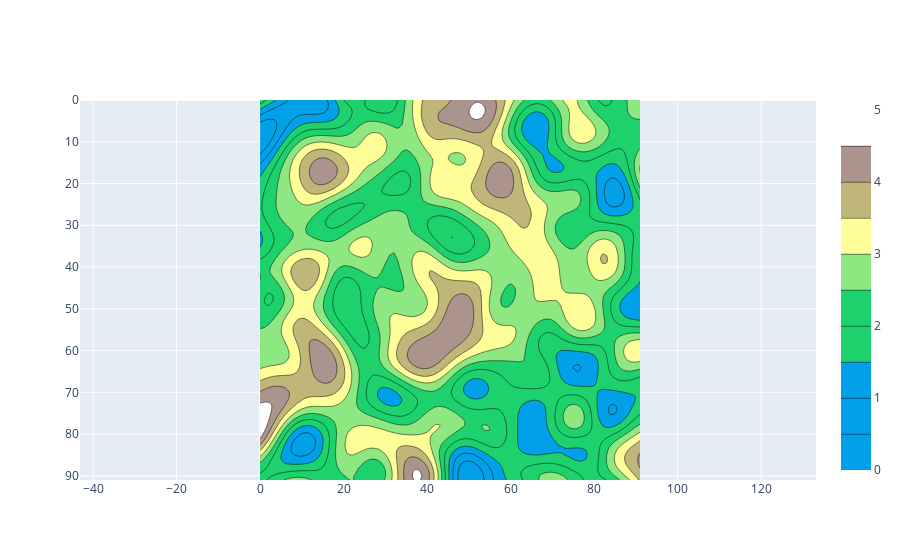

Notebook cell for this chart:
### Markdown cell above
# Different topography ("het eiland")
## DEM
Script obtained from: https://stackoverflow.com/questions/45744603/build-a-digital-elevation-model-dem-while-controlling-number-of-mountains-and

### Code cell
import numpy as np
import pandas as pd
from scipy import signal
import plotly
import plotly.graph_objs as go


def rndmtx():
    """Generate random 2d-array as a digital elevation model."""

    nx = 120
    ny = 120
    dem1 = np.random.rand(nx, ny)
    # Save array to csv file befor Gaussian filter.
    # Comment the next two lines if reading from the csv file.
    #dafr = pd.DataFrame(dem1)
    #dafr.to_csv('G_dem1.csv', header=False, index=False)

    # Uncomment the next two lines to read from csv file.
    dafr = pd.read_csv('G_dem1.csv', header=None)
    dem1 = dafr.values

    # Apply the first Gaussian filter.
    sizex = 7  # The less sizex and sizey the more highlands.
    sizey = 7  # The more sizex and sizey the more water.
    x, y = np.mgrid[-sizex:sizex+1, -sizey:sizey+1]
    scale = 0.33  # The more scale the bigger the difference in elevation.
    g = np.exp(-scale*(x**2/sizex+y**2/sizey))
    filter1 = g/g.sum()  # Normalise the Gaussian function.

    dem_smooth = signal.convolve(dem1, filter1, mode='valid')
    # Rescale so it lies between 0 and 1.
    dem_smooth = 5*((dem_smooth - dem_smooth.min())
                  / (dem_smooth.max() - dem_smooth.min()))

    # Apply the second Gaussian filter to make the boundaries smoother.
    sizex = 7
    sizey = 7
    x, y = np.mgrid[-sizex:sizex+1, -sizey:sizey+1]
    g = np.exp(-0.33*(x**2/sizex+y**2/sizey))
    filter2 = g/g.sum()

    dem_smooth1 = signal.convolve(dem_smooth, filter2, mode='valid')
    dem_smooth1 = 5*((dem_smooth1 - dem_smooth1.min())
                   / (dem_smooth1.max() - dem_smooth1.min()))

    return dem_smooth1

# Get the raw random array of the digital elevation model
#   and assign it to the variable.
contour_xy = rndmtx()

# Save the array into CSV file in the working directory.
df = pd.DataFrame(contour_xy)
df.to_csv('last_data.csv', header=False, index=False)

data = [
    go.Contour(
        z=contour_xy,
        colorscale=[
            [0, 'rgb(0, 161, 233)'], [0.28, 'rgb(0, 161, 233)'],
            [0.28, 'rgb(29, 210, 108)'], [0.50, 'rgb(29, 210, 108)'],
            [0.50, 'rgb(141, 232, 130)'], [0.65, 'rgb(141, 232, 130)'],
            [0.65, 'rgb(254, 254, 152)'], [0.75, 'rgb(254, 254, 152)'],
            [0.75, 'rgb(192, 182, 122)'], [0.82, 'rgb(192, 182, 122)'],
            [0.82, 'rgb(142, 110, 92)'], [0.88, 'rgb(142, 110, 92)'],
            [0.88, 'rgb(171, 147, 142)'], [0.93, 'rgb(171, 147, 142)'],
            [0.93, 'rgb(227, 219, 217)'], [0.97, 'rgb(227, 219, 217)'],
            [0.97, 'rgb(255, 255, 255)'], [1, 'rgb(255, 255, 255)']
        ],
    ),
]

layout = go.Layout(yaxis=dict(
    autorange='reversed')) 

figure = go.Figure(data=data, layout=layout)
figure.update_yaxes(
    scaleanchor = "x",
    scaleratio = 1,
  )
figure.update_xaxes(
    range=[0,90],  # sets the range of xaxis
)
figure.show()
plotly.offline.plot(figure, filename='dem.html')

ny,nx = np.shape(contour_xy)
grid_imag = np.zeros((ny+2,nx+2))
grid_imag[1:-1,1:-1] = contour_xy
ny,nx = np.shape(contour_xy)

# Randen op zeeniveau (hoogte 0) om eiland te simuleren
grid_imag[:,0] = 0
grid_imag[:,-1] = 0
grid_imag[0,:] = 0
grid_imag[-1,:] = 0

plt.figure(figsize= (12,8))
plt.contourf(np.flipud(contour_xy))
plt.colorbar()
plt.xlabel('x [m]')
plt.ylabel('y [m]')
plt.savefig('DEM_scenario3.pdf')
plt.show()

### Figure 1 — Plotly figure (JSON) as saved in the notebook; plotly's stock layout.template omitted (floating-point values rounded to 4 significant figures; data arrays with more than 128 entries replaced by an {"elided": "..."} marker saying what was removed)
{"data": [{"colorscale": [[0, "rgb(0, 161, 233)"], [0.28, "rgb(0, 161, 233)"], [0.28, "rgb(29, 210, 108)"], [0.5, "rgb(29, 210, 108)"], [0.5, "rgb(141, 232, 130)"], [0.65, "rgb(141, 232, 130)"], [0.65, "rgb(254, 254, 152)"], [0.75, "rgb(254, 254, 152)"], [0.75, "rgb(192, 182, 122)"], [0.82, "rgb(192, 182, 122)"], [0.82, "rgb(142, 110, 92)"], [0.88, "rgb(142, 110, 92)"], [0.88, "rgb(171, 147, 142)"], [0.93, "rgb(171, 147, 142)"], [0.93, "rgb(227, 219, 217)"], [0.97, "rgb(227, 219, 217)"], [0.97, "rgb(255, 255, 255)"], [1, "rgb(255, 255, 255)"]], "type": "contour", "z": {"elided": "92x92 float values"}}], "layout": {"xaxis": {"range": [0, 90]}, "yaxis": {"autorange": "reversed", "scaleanchor": "x", "scaleratio": 1}}}
